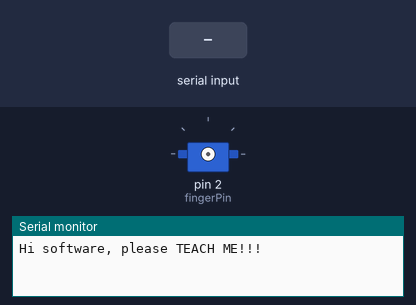
The sketch below on a simulated Arduino Uno, built with avr-gcc and run on an emulated ATmega328P. On the bench: servo, the last lines printed to the serial monitor. The inputs (shaded band) are chosen by the test bench.

Above: at 1.2 s.
1.3 s: "1" received over Serial
At 2.1 s:
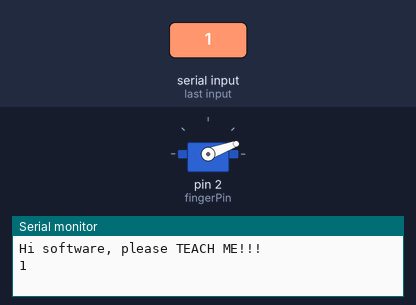
Timing chart, 0 to 4.3 s (numbered marks = the images above; inputs shaded):
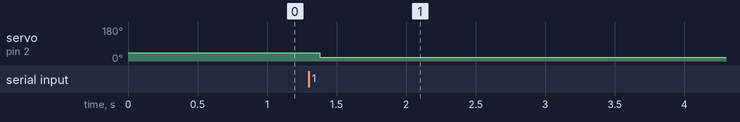

The sketch:

robotFlash.ino
```cpp
#include <Servo.h>

static int fingerPin = 2;
String receivedMessage = "";

int fingerDown = 45;
int fingerUp = 20;

Servo finger;

void MoveFinger(char dir){
  if(dir == '0'){
    finger.write(fingerDown);
  }
  else if(dir == '1'){
    finger.write(fingerUp);
  }
}

void SetFingerAngleUP(int angle){
  fingerUp = angle;
}

void SetFingerAngleDown(int angle){
  fingerDown = angle;
}

void PressButton(){
  finger.attach(fingerPin);
  finger.write(fingerDown);
  delay(80);
  finger.write(fingerUp);
  delay(80);
  finger.detach();
  Serial.println('1');
}


void setup() {
  Serial.begin(115200);
  Serial.println("Hi software, please TEACH ME!!!");
}

void loop()
{
   char command = Serial.read();
   if(command == '1')
      PressButton();
  //  if(fingerDirection != lastDirection)
  //  {
  //   lastDirection = fingerDirection;
  //   MoveFinger(fingerDirection);
  //  }
  //  delay(10);
}
```

Measured:
- after the input at 1.3 s, servo on pin 2 (fingerPin): 45° → 20° after 0.08 s
